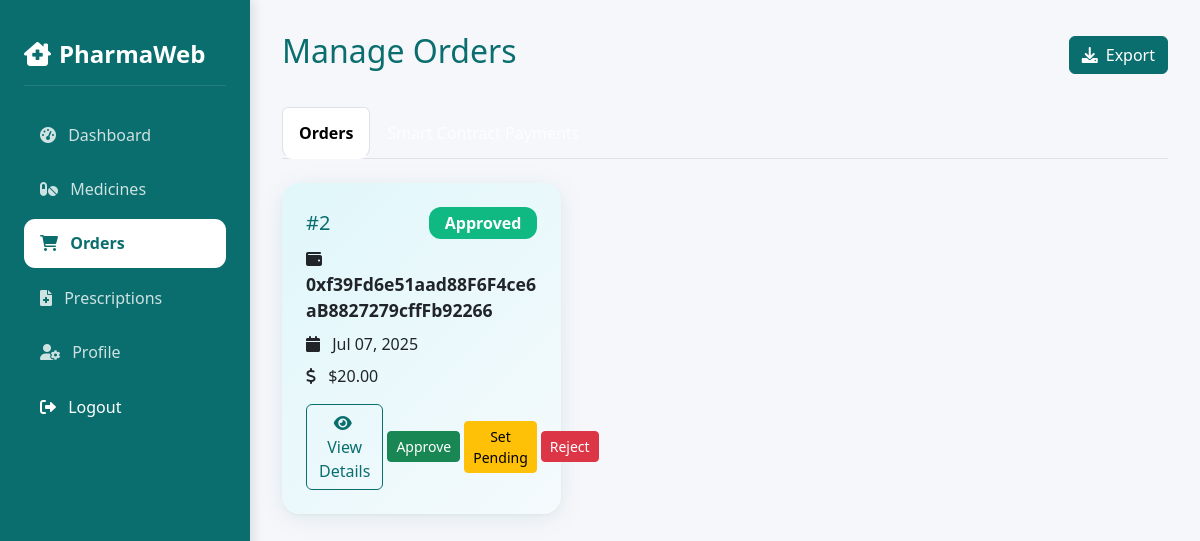
The page /pharmacy/orders.php (signed in) on the database as committed earlier.
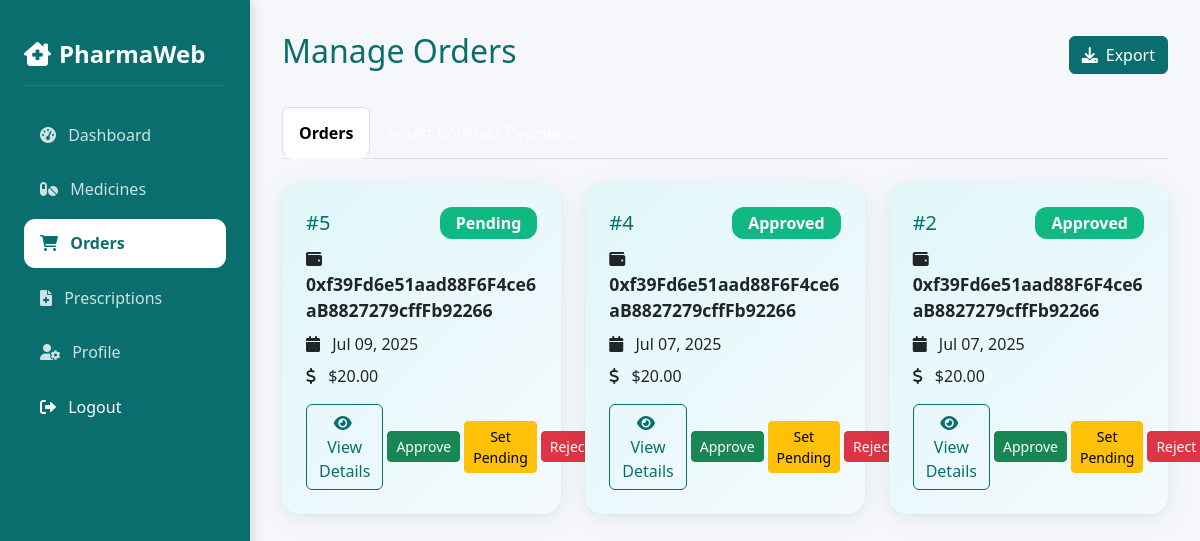
The same page on the database as committed later.
### tables this page shows
CREATE TABLE `orders` (
  `id` int(11) NOT NULL,
  `customer_id` int(11) DEFAULT NULL,
  `pharmacy_id` int(11) NOT NULL,
  `prescription_id` int(11) DEFAULT NULL,
  `total_amount` decimal(10,2) NOT NULL,
  `status` enum('pending','approved','rejected','completed','cancelled') DEFAULT 'pending',
  `payment_status` enum('pending','completed','failed') DEFAULT 'pending',
  `payment_method` enum('blockchain','hormuud','evc_plus','cash') DEFAULT 'blockchain',
  `phone_number` varchar(20) DEFAULT NULL,
  `ussd_session_id` varchar(50) DEFAULT NULL,
  `transaction_hash` varchar(255) DEFAULT NULL,
  `created_at` timestamp NOT NULL DEFAULT current_timestamp(),
  `payout_amount` decimal(10,2) DEFAULT NULL,
  `payout_tx_hash` varchar(255) DEFAULT NULL
);

CREATE TABLE `users` (
  `id` int(11) NOT NULL,
  `email` varchar(255) NOT NULL,
  `password` varchar(255) NOT NULL,
  `user_type` enum('admin','pharmacy','customer') NOT NULL,
  `metamask_address` varchar(42) DEFAULT NULL,
  `created_at` timestamp NOT NULL DEFAULT current_timestamp(),
  `updated_at` timestamp NOT NULL DEFAULT current_timestamp() ON UPDATE current_timestamp(),
  `user_hash` varchar(66) DEFAULT NULL,
  `tx_hash` varchar(66) DEFAULT NULL
);

### pharmacy/orders.php (the view, shortened to what the changed rows need)
<?php
require_once '../config/database.php';
$pharmacy = $conn->query("
    SELECT * FROM pharmacies
    WHERE user_id = " . $_SESSION['user_id']
)->fetch();
$orders = $conn->query("
    SELECT o.*,
           u.email as customer_email,
           u.metamask_address as customer_metamask,
           pr.doctor_name,
           pr.prescription_file
    FROM orders o
    JOIN users u ON o.customer_id = u.id
    LEFT JOIN prescriptions pr ON o.prescription_id = pr.id
    WHERE o.pharmacy_id = " . $pharmacy['id'] . "
    ORDER BY o.created_at DESC
")->fetchAll();
?>
<!DOCTYPE html>
<html lang="en">
<head>
    <link href="https://cdn.jsdelivr.net/npm/bootstrap@5.3.0/dist/css/bootstrap.min.css" rel="stylesheet">
    <link href="https://cdnjs.cloudflare.com/ajax/libs/font-awesome/6.0.0/css/all.min.css" rel="stylesheet">
    <link href="../assets/css/theme.css" rel="stylesheet">
</head>
<body>
    <div class="main-content">
        <div class="d-flex justify-content-between align-items-center mb-4">
            <h2 style="color: #0b6e6e;">Manage Orders</h2>
        </div>
        <div class="tab-content" id="ordersTabContent">
            <div class="tab-pane fade show active" id="orders" role="tabpanel">
                <div class="row g-4">
                    <?php foreach (
    $orders as $order): ?>
    <div class="col-md-6 col-lg-4">
        <div class="expert-order-card p-4">
            <div class="d-flex justify-content-between align-items-center mb-2">
                <h5 class="mb-0">#<?php echo $order['id']; ?></h5>
                <span class="badge bg-success fs-6"><?php echo ucfirst($order['status']); ?></span>
            </div>
            <div class="mb-2">
                <i class="fas fa-wallet me-2"></i>
                <span class="fw-bold"><?php echo htmlspecialchars($order['customer_metamask'] ?? $order['customer_email']); ?></span>
            </div>
            <div class="mb-2">
                <i class="fas fa-calendar me-2"></i>
                <?php echo date('M d, Y', strtotime($order['created_at'])); ?>
            </div>
            <div class="mb-2">
                <i class="fas fa-dollar-sign me-2"></i>
                $<?php echo number_format($order['total_amount'], 2); ?>
            </div>
            <div class="d-flex justify-content-between align-items-center mt-3">
                <button class="btn btn-outline-primary" data-bs-toggle="modal" data-bs-target="#viewOrderModal<?php echo $order['id']; ?>">
                    <i class="fas fa-eye me-1"></i>View Details
                </button>
                <?php if (!in_array($order['status'], ['completed', 'rejected', 'cancelled'])): ?>
                    <form method="POST" class="d-inline">
                        <button type="submit" name="update_status" class="btn btn-success btn-sm ms-1">Approve</button>
                    </form>
                    <form method="POST" class="d-inline">
                        <button type="submit" name="update_status" class="btn btn-warning btn-sm ms-1">Set Pending</button>
                    </form>
                    <form method="POST" class="d-inline">
                        <button type="submit" name="update_status" class="btn btn-danger btn-sm ms-1">Reject</button>
                    </form>
                <?php endif; ?>
            </div>
        </div>
    </div>
<?php endforeach; ?>
                </div>
            </div>
        </div>
    </div>
</body>
</html>

Rows that differ between the two databases and show on the page:
added orders: id "5", status "Pending", customer.metamask_address "0xf39Fd6e51aad88F6F4ce6aB8827279cffFb92266", created_at "Jul 09, 2025", total_amount "20.00"
added orders: id "4", status "Approved", customer.metamask_address "0xf39Fd6e51aad88F6F4ce6aB8827279cffFb92266", created_at "Jul 07, 2025", total_amount "20.00"
